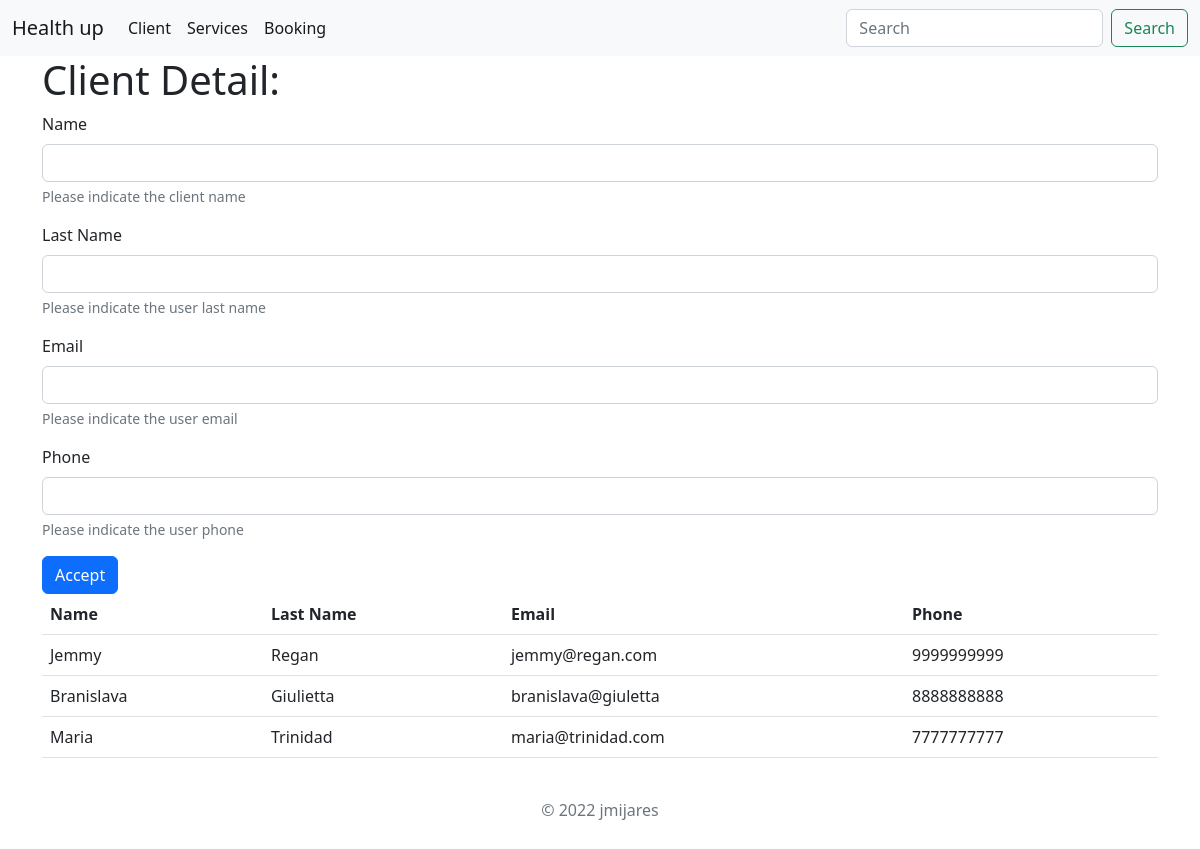
/client/, run on an earlier commit of the app's database.
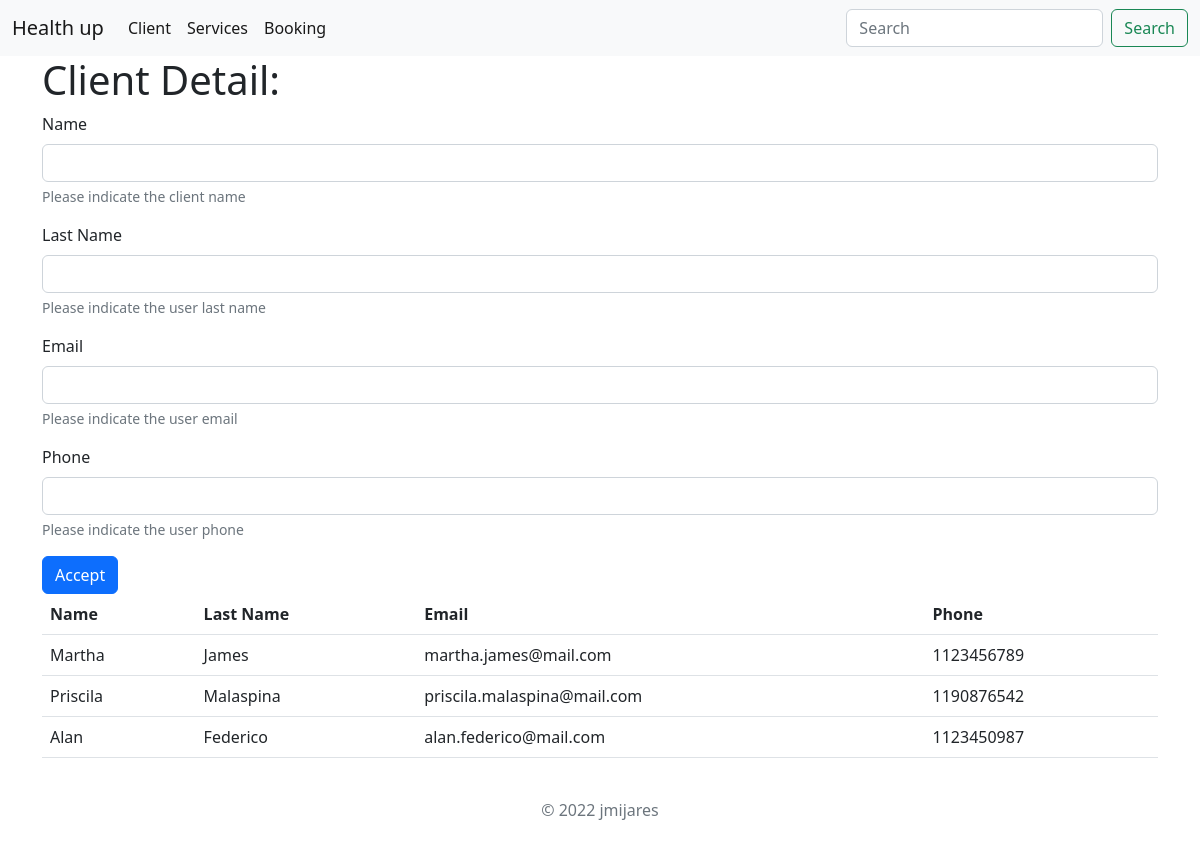
And on a later commit of the database.
### health/models.py (models this page shows)
class Client(models.Model):
    name = models.CharField(max_length=50)
    lastname = models.CharField(max_length=50)
    email = models.CharField(max_length=50)
    phone = models.IntegerField()

### health/views.py (the view, shortened to what this page needs)
# urls.py: path('client/', client_view),
def client_view(self):
    client_name = self.POST.get('name')
    client_lastname = self.POST.get('lastname')
    client_email = self.POST.get('email')
    client_phone = self.POST.get('phone')
    client_dic ={"clients":Client.objects.all()}
    client_template = loader.get_template("client.html")
    client_render = client_template.render(client_dic)
    return HttpResponse(client_render)

### health_up/templates/client.html (shortened to what this page needs)
{% extends "base.html" %}
{% block content %}
    <div class="container">
        <h1>Client Detail:</h1>
        <form method="post" action="/client/">
            <div class="mb-3">
                <label for="user_name" class="form-label">Name</label>
                <input type="text" class="form-control" id="user_name" name="name" aria-describedby="user_name_help">
                <div id="user_name_help" class="form-text">Please indicate the client name</div>
            </div>
            <div class="mb-3">
                <label for="user_last_name" class="form-label">Last Name</label>
                <input type="text" class="form-control" id="lastname" name="lastname" aria-describedby="user_last_name_help">
                <div id="user_last_name_help" class="form-text">Please indicate the user last name</div>
            </div>
            <div class="mb-3">
                <label for="user_email" class="form-label">Email</label>
                <input type="email" class="form-control" id="user_email" name="email" aria-describedby="user_email_help">
                <div id="user_email_help" class="form-text">Please indicate the user email</div>
            </div>
            <div class="mb-3">
                <label for="user_phone" class="form-label">Phone</label>
                <input type="number" class="form-control" id="user_phone" name="phone" aria-describedby="user_phone_help">
                <div id="user_phone_help" class="form-text">Please indicate the user phone</div>
            </div>
            <button type="submit" class="btn btn-primary">Accept</button>
        </form>
        <table class="table table-hover">
            <thead>
                <tr>
                    <th scope="col">Name</th>
                    <th scope="col">Last Name</th>
                    <th scope="col">Email</th>
                    <th scope="col">Phone</th>
                </tr>
            </thead>
            <tbody>
                {% for client in clients %}
                <tr>
                    <td>{{client.name}}</td>
                    <td>{{client.lastname}}</td>
                    <td>{{client.email}}</td>
                    <td>{{client.phone}}</td>
                </tr>
                {% endfor %}
            </tbody>
        </table>
    </div>
{% endblock %}

### health_up/templates/base.html (shortened to what this page needs)
<!DOCTYPE html>
<html lang="en">
<head>
    <link href="https://cdn.jsdelivr.net/npm/bootstrap@5.2.0-beta1/dist/css/bootstrap.min.css" rel="stylesheet">
</head>
    <body>
        {% include 'header.html' %}
        {% block content %}
        {% endblock %}
        {% include 'footer.html' %}
    </body>
</html>

### health_up/templates/header.html (shortened to what this page needs)
<nav class="navbar navbar-expand-lg bg-light">
  <div class="container-fluid">
    <a class="navbar-brand" href="#">Health up</a>
    <div class="collapse navbar-collapse" id="navbarSupportedContent">
      <ul class="navbar-nav me-auto mb-2 mb-lg-0">
        <li class="nav-item">
          <a class="nav-link active" aria-current="page" href="/client">Client</a>
        </li>
        <li class="nav-item">
          <a class="nav-link active" aria-current="page" href="/service">Services</a>
        </li>
        <li class="nav-item">
          <a class="nav-link active" aria-current="page" href="/booking">Booking</a>
        </li>
      </ul>
      <form class="d-flex" role="search" method="post" action="/search/">
        <input class="form-control me-2" type="search" placeholder="Search" aria-label="Search" name="value">
        <button class="btn btn-outline-success" type="submit">Search</button>
      </form>
    </div>
  </div>
</nav>

### health_up/templates/footer.html
<footer class="py-3 my-4">
    <p class="text-center text-muted">© 2022 jmijares</p>
</footer>

What changed in the data, as far as the page shows it:
removed Client: name "Jemmy", lastname "Regan", email "jemmy@regan.com", phone "9999999999"
removed Client: name "Branislava", lastname "Giulietta", email "branislava@giuletta", phone "8888888888"
removed Client: name "Maria", lastname "Trinidad", email "maria@trinidad.com", phone "7777777777"
added Client: name "Martha", lastname "James", email "martha.james@mail.com", phone "1123456789"
added Client: name "Priscila", lastname "Malaspina", email "priscila.malaspina@mail.com", phone "1190876542"
added Client: name "Alan", lastname "Federico", email "alan.federico@mail.com", phone "1123450987"
